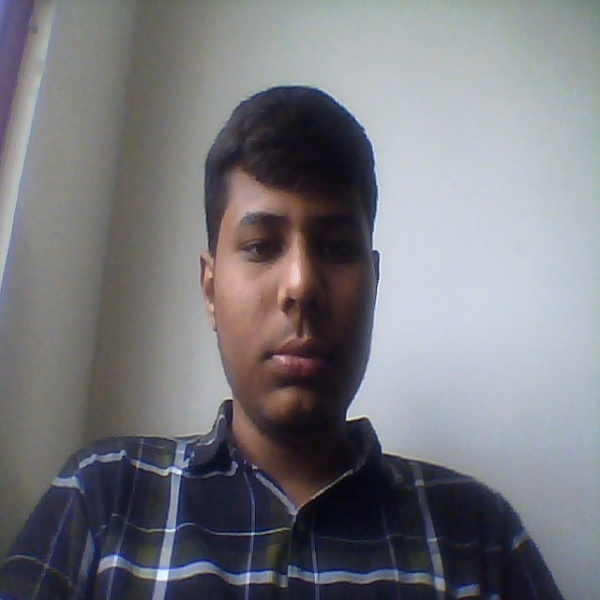
#> input picture image_04.jpg, 600 x 600 px, found by its file name
$ python basic58.py
#> lines starting #> are read from the running program, lines starting #| are printed output that depends on the picture; after the words box and inside, x2 and y2 are one past the last pixel; in counts of white or black regions, pixels touching at a corner belong together
import cv2

face_cascade = cv2.CascadeClassifier(cv2.data.haarcascades + 'haarcascade_frontalface_default.xml')

img = cv2.imread("C:/Users/Admin/PyCharmMiscProject/image_04.jpg")
#> img is the input picture: shape (600, 600, 3); mean B, G, R 126.4, 121.1, 120.7
gray = cv2.cvtColor(img, cv2.COLOR_BGR2GRAY)
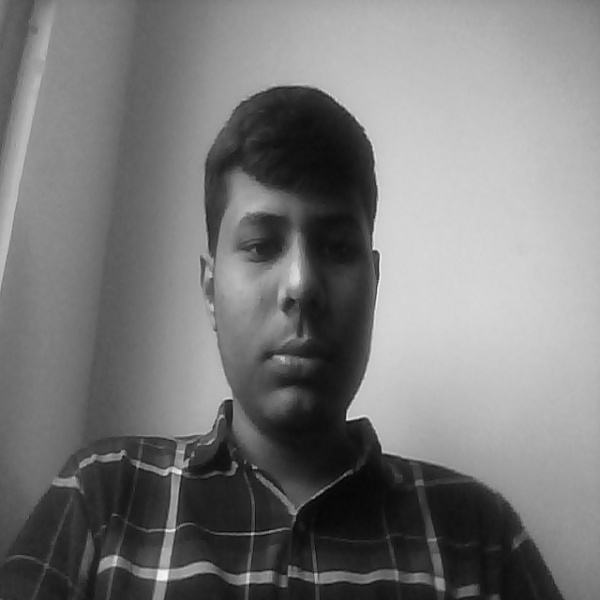
#> gray: shape (600, 600); min 2, max 252, mean 121.5
face_Detect = face_cascade.detectMultiScale(img, scaleFactor=1.1, minNeighbors=5)
#> face_Detect = [[198, 167, 200, 200]]
print(face_Detect)
#| [[198 167 200 200]]
for (x, y, w, h) in face_Detect:
    cv2.rectangle(img, (x, y), (x + w, y + h), (0, 255, 0), 2)
#> this loop made 1 pass
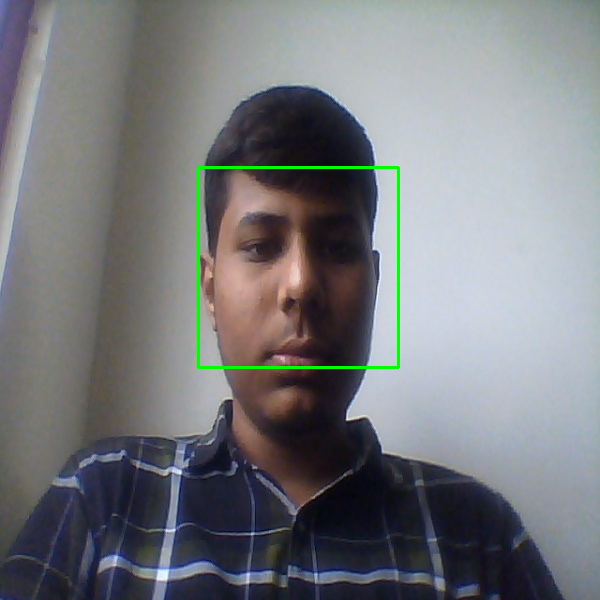
#> img: shape (600, 600, 3); 0.67% of pixels changed, all inside (x1, y1, x2, y2) = (197, 166, 400, 369)

cv2.imshow("Face Detect", img)
cv2.waitKey(0)
cv2.destroyAllWindows()
